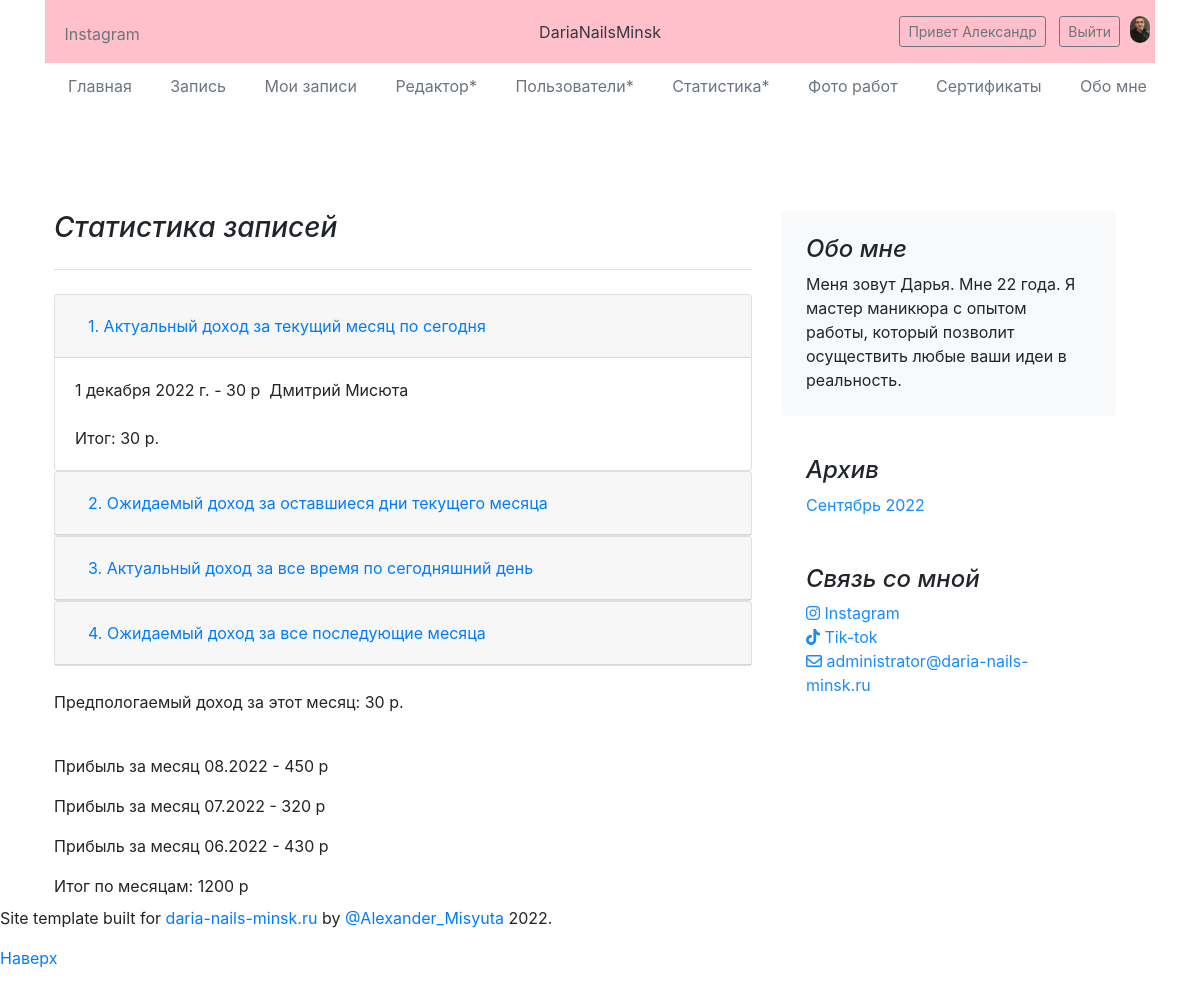
Before: /statistic/ (signed in) with the older database file.
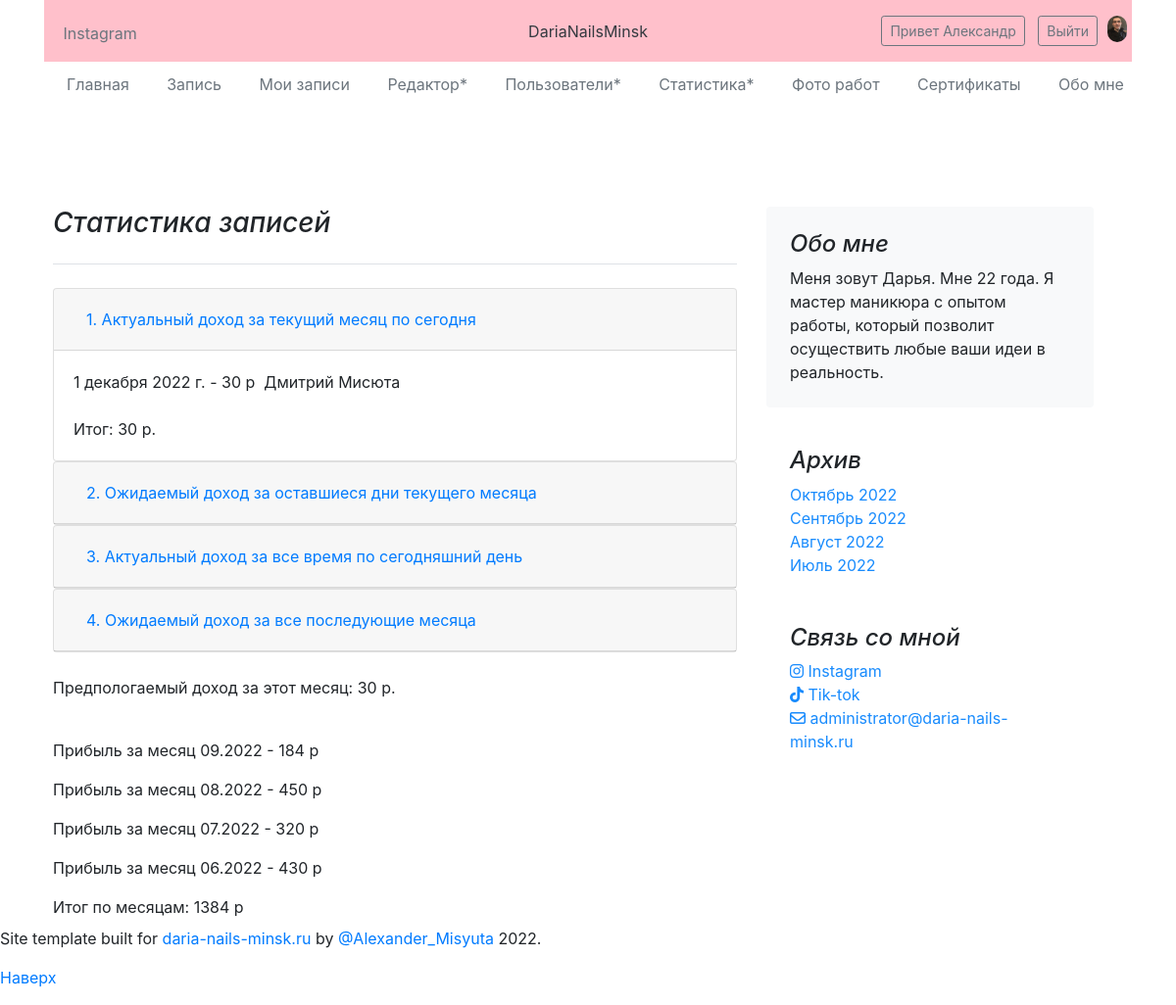
After: the same page with the newer database file.
### main/models.py (models this page shows, shortened)
class CustomUser(AbstractUser):
    photo = models.ImageField(upload_to='photos/%Y/%m/%d/', verbose_name='Фото', null=True, blank=True)
    birthday = models.DateField(verbose_name='День рождения', null=True, blank=True)
    instagram = models.CharField(max_length=50, verbose_name='Инстаграм', null=True, blank=True)
    mobile = models.CharField(max_length=13, verbose_name='Телефон', null=True, blank=True)
    class Meta:
        verbose_name = 'Пользователь'
        verbose_name_plural = 'Мои пользователи'
    def get_absolute_url(self):
        return reverse('user_detail', kwargs={'pk': self.pk})

class Post(models.Model):
    title = models.CharField(max_length=255, verbose_name='Название', validators=[RegexValidator(regex=r'$', message='Model error')])
    client = models.ForeignKey('CustomUser', on_delete=models.PROTECT, verbose_name='Клиент', default=None, blank=True, null=True)
    service = models.ForeignKey('Service', on_delete=models.PROTECT, verbose_name='Доступные услуги', default=None, blank=True, null=True)
    date = models.DateField(verbose_name='Дата', default=None)
    is_active = models.BooleanField(verbose_name='Опубликовать', default=True)
    class Meta:
        verbose_name = 'Запись'
        verbose_name_plural = 'Записи на ногти'
        ordering = ['-date', 'title']

class Service(models.Model):
    title = models.CharField(max_length=255, verbose_name='Название', validators=[RegexValidator(regex=r'$', message='Model error')])
    price = models.IntegerField(default=0, verbose_name='Цена в рублях')
    class Meta:
        verbose_name = 'Услуга'
        verbose_name_plural = 'Мои услуги'
        ordering = ['id']

class ProfitForMonth(models.Model):
    title = models.CharField(max_length=100, verbose_name='Название месяца')
    profit = models.IntegerField(default=0, verbose_name='Прибыль за месяц')
    date = models.DateField(verbose_name='Дата', default=None)
    class Meta:
        verbose_name = 'Доход за месяц'
        verbose_name_plural = 'Доход за месяц'
        ordering = ['-date', 'title']

### main/views.py (the view)
# urls.py: path('statistic/', statistic, name='statistic'),
def statistic(request):
    if not request.user.is_staff:
        context = {
            'error': 'yes',
        }
        return render(request, 'main/my_works.html', context)
    else:
        today = datetime.date(datetime.now())
        year = today.year
        month = today.month
        days_in_month = calendar.monthrange(year, month)[1]
        first_day = today - timedelta(today.day-1)              # Первый день месяца
        last_day = first_day + timedelta(days_in_month-1)       # Последний день месяца
        posts_all = Post.objects.all().order_by('date')
        posts_clients = []
        for el in posts_all:
            if el.client:
                posts_clients.append(el)                        # Список записей где есть клиент
        current_profit_for_this_month_to_now = [0]
        expected_profit_for_this_remaining_month = [0]
        expected_profit_for_all_next_months = [0]
        list_for_this_month_to_now = []
        list_for_this_remaining_month = []
        list_for_all_other_months = []
        if posts_clients:
            for el in posts_clients:
                if first_day <= el.date <= today:
                    list_for_this_month_to_now.append(el)
                    current_profit_for_this_month_to_now.append(el.service.price)
            for el in posts_clients:
                if today < el.date <= last_day:
                    list_for_this_remaining_month.append(el)
                    expected_profit_for_this_remaining_month.append(el.service.price)
            for el in posts_clients:
                if el.date > last_day:
                    list_for_all_other_months.append(el)
                    expected_profit_for_all_next_months.append(el.service.price)
        profit_all = ProfitForMonth.objects.all()
        profit = 0
        for el in profit_all:
            profit += el.profit
        current_profit_for_this_month_to_now = sum(current_profit_for_this_month_to_now)
        expected_profit_for_this_remaining_month = sum(expected_profit_for_this_remaining_month)
        current_profit_to_now = current_profit_for_this_month_to_now + profit
        expected_profit_for_all_next_months = sum(expected_profit_for_all_next_months)
        month_my_work = month_my_works()
        context = {
            'title': 'Статистика',
            'title_body': 'Статистика записей',
            'month_my_work': month_my_work,
            'statistic': 'yes',
            'profit_all': profit_all,
            'profit': profit,
            'list_for_this_month_to_now': list_for_this_month_to_now,
            'current_profit_for_this_month_to_now': current_profit_for_this_month_to_now,
            'list_for_this_remaining_month': list_for_this_remaining_month,
            'expected_profit_for_this_remaining_month': expected_profit_for_this_remaining_month,
            'current_profit_to_now': current_profit_to_now,
            'list_for_all_other_months': list_for_all_other_months,
            'expected_profit_for_all_next_months': expected_profit_for_all_next_months,
        }
        return render(request, 'main/index.html', context)

### main/views.py (called while the page is built)
def month_my_works():
    month_my_work = []
    posts = MyWorks.objects.filter(is_active=True)
    for el in posts:
        d = el.date
        d = str(d).split('-')
        deadline = datetime.strptime(f'{d[0]}-{d[1]}-1', "%Y-%m-%d")
        month_my_work.append(deadline)
    month_my_work = set(month_my_work)
    month_my_work = list(month_my_work)
    month_my_work.sort(reverse=True)
    return month_my_work

### main/templates/main/index.html (shortened to what this page needs)
{% extends 'main/base.html' %}
{% load static %}
{% block body %}
<link rel="stylesheet" href="https://stackpath.bootstrapcdn.com/bootstrap/5.0.0-alpha2/css/bootstrap.min.css">
<link rel="stylesheet" href="https://cdn.jsdelivr.net/npm/bootstrap@4.6.2/dist/css/bootstrap.min.css">
{% if statistic %}
    <div id="accordion">
      <div class="card">
        <div class="card-header" id="headingOne">
          <h5 class="mb-0">
            <button class="btn btn-link" data-toggle="collapse" data-target="#collapseOne" aria-expanded="true" aria-controls="collapseOne">
              1. Актуальный доход за текущий месяц по сегодня
            </button>
          </h5>
        </div>
        <div id="collapseOne" class="collapse show" aria-labelledby="headingOne" data-parent="#accordion">
          <div class="card-body">
              {% if list_for_this_month_to_now %}
                {% for el in list_for_this_month_to_now %}
                    {{ el.date }} - {{ el.service.price }} p &nbsp;{{ el.client.first_name }} {{ el.client.last_name }}<br>
                {% endfor %}<br>
                Итог: {{ current_profit_for_this_month_to_now }} p.
              {% else %}
                У Вас не было записей
              {% endif %}
          </div>
        </div>
      </div>
      <div class="card">
        <div class="card-header" id="headingTwo">
          <h5 class="mb-0">
            <button class="btn btn-link collapsed" data-toggle="collapse" data-target="#collapseTwo" aria-expanded="false" aria-controls="collapseTwo">
              2. Ожидаемый доход за оставшиеся дни текущего месяца
            </button>
          </h5>
        </div>
      </div>
      <div class="card">
        <div class="card-header" id="headingThree">
          <h5 class="mb-0">
            <button class="btn btn-link collapsed" data-toggle="collapse" data-target="#collapseThree" aria-expanded="false" aria-controls="collapseThree">
               3. Актуальный доход за все время по сегодняшний день
            </button>
          </h5>
        </div>
      </div>
      <div class="card">
        <div class="card-header" id="headingFour">
          <h5 class="mb-0">
            <button class="btn btn-link collapsed" data-toggle="collapse" data-target="#collapseFour" aria-expanded="false" aria-controls="collapseFour">
              4. Ожидаемый доход за все последующие месяца
            </button>
          </h5>
        </div>
      </div>
        <br><p>Предпологаемый доход за этот месяц: {{ current_profit_for_this_month_to_now|add:expected_profit_for_this_remaining_month }} p.</p><br>
        {% if profit_all %}
            {% for el in profit_all %}
                <p>Прибыль за месяц {{ el.date|date:'m.Y' }} - {{ el.profit }} p</p>
            {% endfor %}
            Итог по месяцам: {{ profit }} p
        {% endif %}
    </div>
{% endif %}
{% endblock %}

### main/templates/main/base.html (shortened to what this page needs)
<!DOCTYPE html>
{% load static %}
<html lang="ru">
<head>
    <link rel="stylesheet" href="https://cdn.jsdelivr.net/npm/bootstrap@5.2.0/dist/css/bootstrap.min.css">
    <link rel="stylesheet" href="https://stackpath.bootstrapcdn.com/bootstrap/5.0.0-alpha2/css/bootstrap.min.css">
    <link rel="stylesheet" href="https://cdn.jsdelivr.net/npm/bootstrap@4.6.2/dist/css/bootstrap.min.css">
    <link href="https://getbootstrap.com/docs/5.2/dist/css/bootstrap.min.css" rel="stylesheet">
    <link href="https://getbootstrap.com/docs/5.2/examples/blog/blog.css" rel="stylesheet">
    <link rel="stylesheet" href="{% static 'main/css/style.css' %}">
    <link rel="stylesheet" href="{% static 'main/css/dropdown.css' %}">
</head>
<body>
<div class="container">
  <header class="blog-header lh-1 py-3">
    <div class="row flex-nowrap justify-content-between align-items-center">
      <div class="col-4 pt-1">
        <a class="link-secondary" href="https://www.instagram.com/daria.nails.minsk/">Instagram</a>
      </div>
      <div class="col-4 text-center">
        <a class="blog-header-logo text-dark" href="{% url 'home' %}">DariaNailsMinsk</a>
      </div>
      <div class="col-4 d-flex justify-content-end align-items-center">
        {% if not request.user.is_authenticated %}
          <div class="my-register">
            <a class="btn btn-sm btn-outline-secondary" href="{% url 'log_in' %}">Войти</a>&nbsp;&nbsp;
            <a class="btn btn-sm btn-outline-secondary" href="{% url 'registration' %}">Регистрация</a>
          </div>
        {% else %}
        <div class="my-register">
          {% if user.photo %}<img class="user-photo" src="{{ user.photo.url }}" align="right">&nbsp;&nbsp;&nbsp;&nbsp;{% endif %}
          <a class="btn btn-sm btn-outline-secondary" href="{{ user.get_absolute_url }}">Привет {{ user.first_name }}</a>&nbsp;&nbsp;
          <a class="btn btn-sm btn-outline-secondary" href="{% url 'logout' %}">Выйти</a>
        </div>
        {% endif %}
      </div>
    </div>
  </header>
  <div class="nav-scroller py-1 mb-2">
    <nav class="nav d-flex justify-content-between">
      <a class="p-2 link-secondary" href="{% url 'home' %}">Главная</a>
      <a class="p-2 link-secondary" href="{% url 'book_manicure' %}">Запись</a>
      <a class="p-2 link-secondary" href="{% url 'my_book' %}">Мои записи</a>
      {% if request.user.is_staff %}<a class="p-2 link-secondary" href="{% url 'create_book' %}">Редактор*</a>{% endif %}
      {% if request.user.is_staff %}<a class="p-2 link-secondary" href="{% url 'all_users' %}">Пользователи*</a>{% endif %}
      {% if request.user.is_staff %}<a class="p-2 link-secondary" href="{% url 'statistic' %}">Статистика*</a>{% endif %}
      <a class="p-2 link-secondary" href="{% url 'my_works' %}">Фото работ</a>
      <a class="p-2 link-secondary" href="{% url 'certificates' %}">Сертификаты</a>
      <a class="p-2 link-secondary" href="{% url 'about_me' %}">Обо мне</a>
    </nav>
  </div>
</div>
<main class="container">
  <div class="row mb-2">
  <div class="row g-5">
    <div class="col-md-8">
      <h3 class="pb-4 mb-4 fst-italic border-bottom">
        {{ title_body }}
      </h3>
        {% block body %}
        {% endblock %}
    </div>
    <div class="col-md-4">
      <div class="position-sticky" style="top: 2rem;">
        <div class="p-4 mb-3 bg-light rounded">
          <h4 class="fst-italic">Обо мне</h4>
          <p class="mb-0">Меня зовут Дарья. Мне 22 года. Я мастер маникюра с опытом работы, который позволит осуществить любые ваши идеи в реальность.</p>
        </div>
        <div class="p-4">
          <h4 class="fst-italic">Архив</h4>
          <ol class="list-unstyled mb-0">
              {% if month_my_work %}
                {% for el in month_my_work %}
                    <li><a href="{% url 'my_works_by_date' el|date:'Y-m-d' %}">{{ el|date:"F Y" }}</a></li>
                {% endfor %}
              {% else %}
                <p>Архив пуст</p>
              {% endif %}
          </ol>
        </div>
        <div class="p-4">
          <h4 class="fst-italic">Связь со мной</h4>
          <ol class="list-unstyled">
            <li><a href="https://www.instagram.com/daria.nails.minsk/"><i class="fa-brands fa-instagram"></i> Instagram</a></li>
            <li><a href="https://www.tiktok.com/@dariaaa_rr"><i class="fa-brands fa-tiktok"></i> Tik-tok</a></li>
            <li><i class="fa-regular fa-envelope"></i> administrator@daria-nails-minsk.ru</li>
          </ol>
        </div>
      </div>
    </div>
  </div>
</div>
</main>
<footer class="blog-footer">
  <p>Site template built for <a href="https://daria-nails-minsk.ru/">daria-nails-minsk.ru</a> by <a href="https://www.linkedin.com/in/%D1%81%D0%B0%D1%88%D0%B0-%D0%BC%D0%B8%D1%81%D1%8E%D1%82%D0%B0-637623231/">@Alexander_Misyuta</a> 2022.</p>
  <p>
    <a href="#">Наверх</a>
  </p>
</footer>
</body>
</html>

### main/static/main/css/style.css (style rules this page uses)
.blog-header { background-color: pink; }
.my-register { margin-right: 15px; }
.link-secondary { margin-left: 15px; }
.user-photo { position: relative; left: 10px; width: 20px; border-radius: 10px; }
.list-unstyled a, li { color: #188bfd; }

### main/static/main/css/dropdown.css (style rules this page uses)
.show { display:block; }

### main/templates/main/base.html (style rules this page uses)
.nav-scroller { position: relative; z-index: 2; height: 2.75rem; overflow-y: hidden; }
.nav-scroller .nav { display: flex; flex-wrap: nowrap; padding-bottom: 1rem; margin-top: -1px; overflow-x: auto; text-align: center; white-space: nowrap; -webkit-overflow-scrolling: touch; }

Changed rows visible on the page:
added ProfitForMonth: date "09.2022", profit "184"
Other visible differences:
{{ profit }}: "1200" → "1384"
new list line: "Октябрь 2022"
new list line: "Август 2022"
new list line: "Июль 2022"
